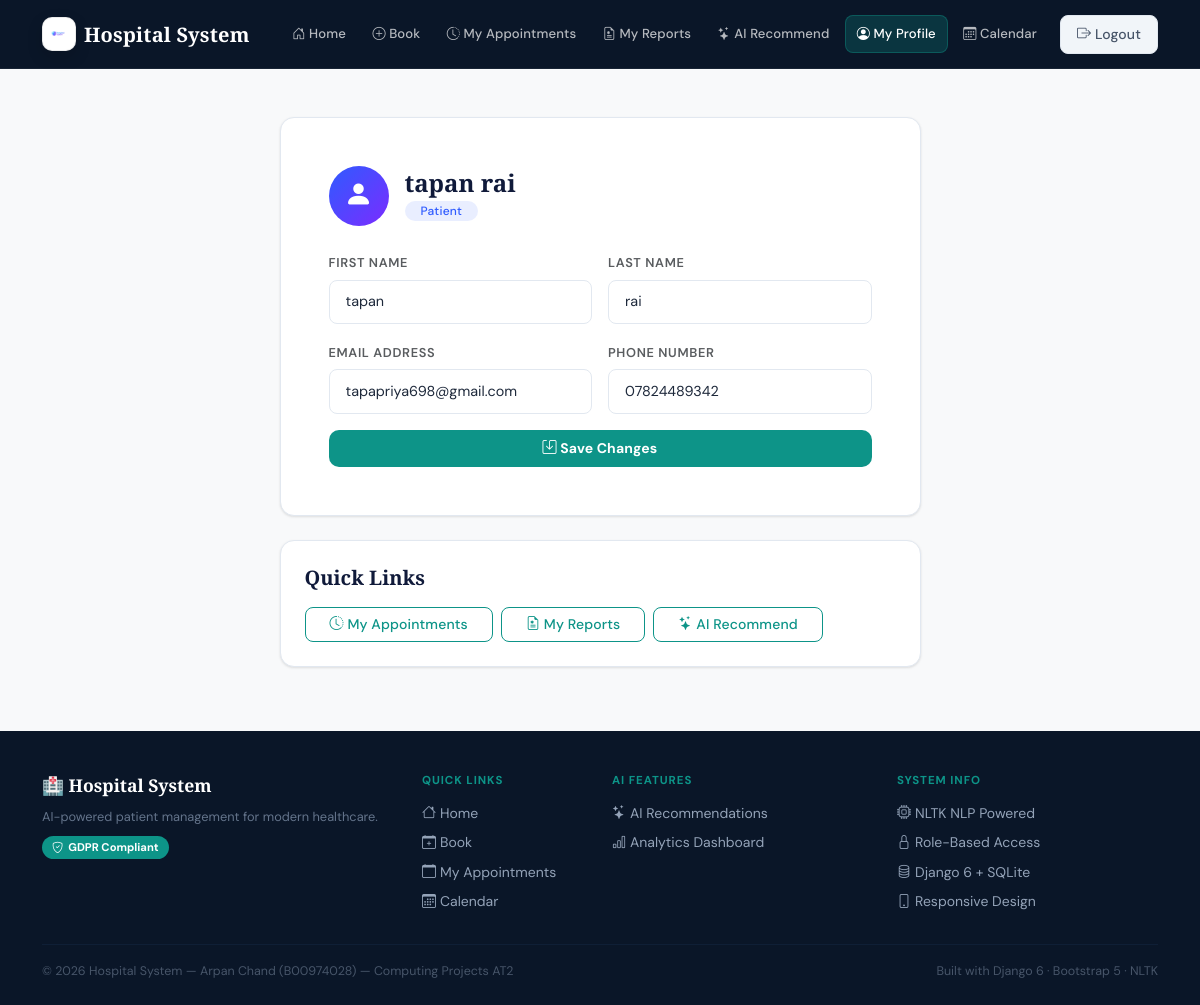
The page /appointments/profile/ (signed in) on the database its author committed.
### appointments/models.py (models this page shows, shortened)
class Patient(models.Model):
    first_name = models.CharField(max_length=100)
    last_name = models.CharField(max_length=100)
    email = models.EmailField(unique=True)
    phone_number = models.CharField(max_length=15)

### appointments/permissions.py (the view)
        def wrapper(request, *args, **kwargs):
            if not request.user.is_authenticated:
                return redirect("login")
            role = getattr(getattr(request.user, "profile", None), "role", None)
            if role not in allowed_roles:
                messages.error(request, "You do not have permission to access this page.")
                return redirect("home")
            return view_func(request, *args, **kwargs)

### appointments/permissions.py (called while the page is built)
def role_required(*allowed_roles):
    def decorator(view_func):
        def wrapper(request, *args, **kwargs):
            if not request.user.is_authenticated:
                return redirect("login")
            role = getattr(getattr(request.user, "profile", None), "role", None)
            if role not in allowed_roles:
                messages.error(request, "You do not have permission to access this page.")
                return redirect("home")
            return view_func(request, *args, **kwargs)
        return wrapper
    return decorator

### appointments/views.py (called while the page is built, shortened)
@role_required("PATIENT")
def patient_profile(request):
    profile = request.user.profile
    patient = profile.patient
    if not patient:
        messages.error(request, "No patient record linked to your account.")
        return redirect("home")
    return render(request, "appointments/patient_profile.html", {
        "patient": patient
    })

### appointments/templates/appointments/patient_profile.html (shortened to what this page needs)
{% extends "appointments/base.html" %}
{% block content %}
<div class="row justify-content-center">
  <div class="col-lg-7">
    <div class="card shadow-sm border-0 premium-card mb-4">
      <div class="card-body p-4 p-md-5">
        <div class="d-flex align-items-center gap-3 mb-4">
          <div style="width:60px;height:60px;border-radius:50%;background:linear-gradient(135deg,#2f5bff,#7b2cff);display:flex;align-items:center;justify-content:center;">
            <i class="bi bi-person-fill text-white fs-3"></i>
          </div>
          <div>
            <h1 class="h4 mb-0 fw-bold" style="color:#101a3a;">
              {{ patient.first_name }} {{ patient.last_name }}
            </h1>
            <span class="badge rounded-pill px-3 py-1" style="background:rgba(47,91,255,0.1);color:#2f5bff;">
              Patient
            </span>
          </div>
        </div>
        <form method="POST" class="row g-3">
          <div class="col-md-6">
            <label class="form-label text-muted fw-semibold">First Name</label>
            <input
              type="text"
              class="form-control form-control-lg"
              name="first_name"
              value="{{ patient.first_name }}"
              required>
          </div>
          <div class="col-md-6">
            <label class="form-label text-muted fw-semibold">Last Name</label>
            <input
              type="text"
              class="form-control form-control-lg"
              name="last_name"
              value="{{ patient.last_name }}"
              required>
          </div>
          <div class="col-md-6">
            <label class="form-label text-muted fw-semibold">Email Address</label>
            <input
              type="email"
              class="form-control form-control-lg"
              name="email"
              value="{{ patient.email }}"
              required>
          </div>
          <div class="col-md-6">
            <label class="form-label text-muted fw-semibold">Phone Number</label>
            <input
              type="text"
              class="form-control form-control-lg"
              name="phone_number"
              value="{{ patient.phone_number }}"
              required>
          </div>
          <div class="col-12 mt-3">
            <button class="btn btn-primary w-100 py-2 fw-bold"
              style="background:linear-gradient(135deg,#2f5bff,#7b2cff);border:none;border-radius:10px;"
              type="submit">
              <i class="bi bi-save"></i> Save Changes
            </button>
          </div>
        </form>
      </div>
    </div>
    <div class="card shadow-sm border-0 premium-card">
      <div class="card-body p-4">
        <h5 class="fw-bold mb-3" style="color:#101a3a;">Quick Links</h5>
        <div class="d-flex gap-2 flex-wrap">
          <a href="{% url 'my_appointments' %}" class="btn btn-outline-primary px-4">
            <i class="bi bi-clock-history"></i> My Appointments
          </a>
          <a href="{% url 'my_medical_records' %}" class="btn btn-outline-primary px-4">
            <i class="bi bi-file-earmark-medical"></i> My Reports
          </a>
          <a href="{% url 'ai_recommend' %}" class="btn btn-outline-primary px-4">
            <i class="bi bi-stars"></i> AI Recommend
          </a>
        </div>
      </div>
    </div>
  </div>
</div>
{% endblock %}

### static/css/style.css (style rules this page uses)
:root { --navy: #0a1628; --navy-mid: #112240; --teal: #0d9488; --teal-light: #14b8a6; --teal-pale: #f0fdfa; --gold: #d4a853; --gold-light: #f0c97a; --white: #ffffff; --off-white: #f8f9fc; --gray-100: #f1f5f9; --gray-200: #e2e8f0; --gray-400: #94a3b8; --gray-600: #475569; --gray-800: #1e293b; --success: #059669; --danger: #dc2626; --shadow-sm: 0 1px 3px rgba(0,0,0,0.08), 0 1px 2px rgba(0,0,0,0.04); --shadow-md: 0 4px 16px rgba(0,0,0,0.08), 0 2px 6px rgba(0,0,0,0.04); --shadow-lg: 0 20px 48px rgba(0,0,0,0.12), 0 8px 16px rgba(0,0,0,0.06); --radius: 14px; --radius-sm: 8px; --radius-lg: 20px; }
* { box-sizing: border-box; }
body { font-family: 'DM Sans', sans-serif; background: var(--off-white); color: var(--gray-800); font-size: 15px; line-height: 1.65; -webkit-font-smoothing: antialiased; }
h1, h2, h3, h4, h5 { font-family: 'Playfair Display', serif; color: var(--navy); line-height: 1.3; }
.card { border: 1px solid var(--gray-200) !important; border-radius: var(--radius) !important; box-shadow: var(--shadow-sm) !important; background: var(--white); transition: box-shadow 0.25s ease, transform 0.25s ease; }
.premium-card { border: 1px solid var(--gray-200) !important; border-radius: var(--radius) !important; box-shadow: var(--shadow-sm) !important; }
.btn { font-family: 'DM Sans', sans-serif; font-weight: 500; border-radius: var(--radius-sm); font-size: 0.875rem; transition: all 0.2s ease; letter-spacing: 0.01em; }
.btn-primary { background: var(--teal) !important; border-color: var(--teal) !important; color: var(--white) !important; }
.btn-outline-primary { border-color: var(--teal) !important; color: var(--teal) !important; }
.form-control, .form-select { font-family: 'DM Sans', sans-serif; border: 1.5px solid var(--gray-200); border-radius: var(--radius-sm); padding: 0.65rem 1rem; font-size: 0.9rem; background: var(--white); color: var(--gray-800); transition: border-color 0.2s ease, box-shadow 0.2s ease; }
.form-label { font-size: 0.8rem; font-weight: 600; color: var(--gray-600); text-transform: uppercase; letter-spacing: 0.05em; margin-bottom: 0.4rem; }
.badge { font-family: 'DM Sans', sans-serif; font-weight: 500; font-size: 0.75rem; letter-spacing: 0.02em; }

### rows shown on the page
Patient: first_name "tapan", last_name "rai", email "tapapriya698@gmail.com", phone_number "07824489342"
